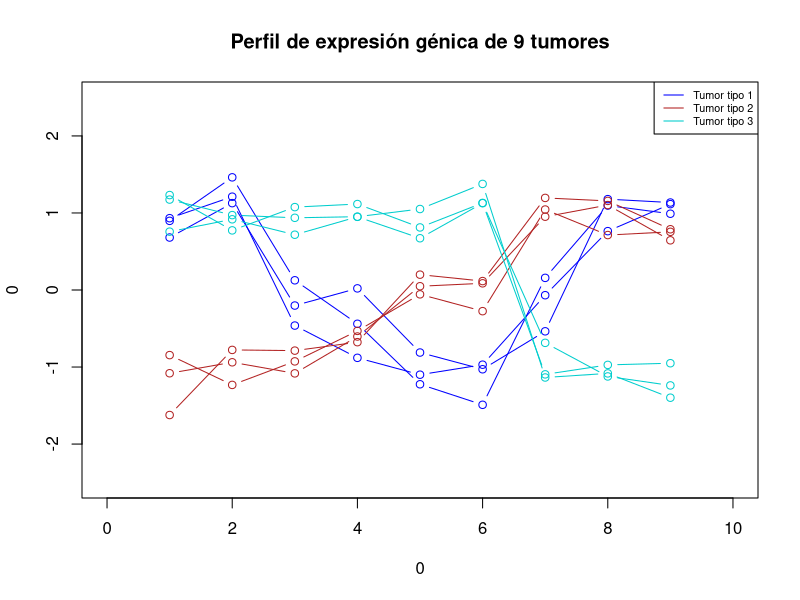
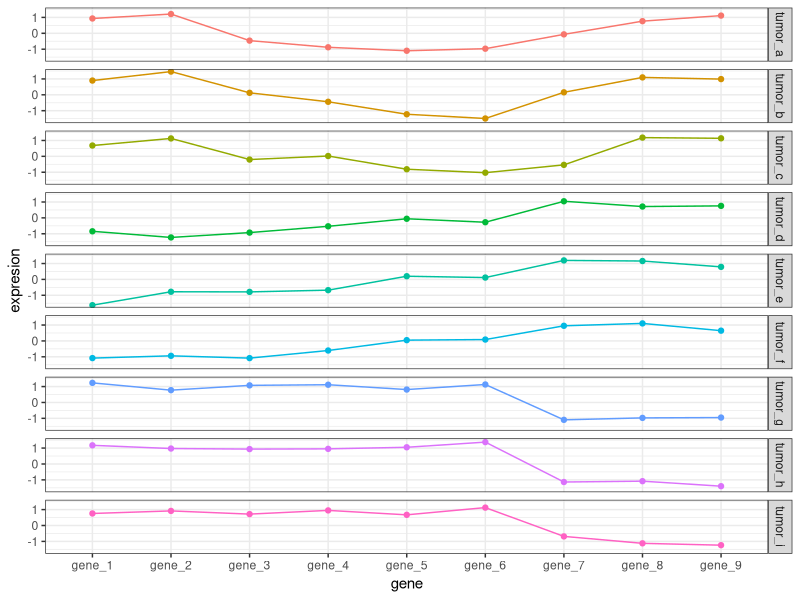
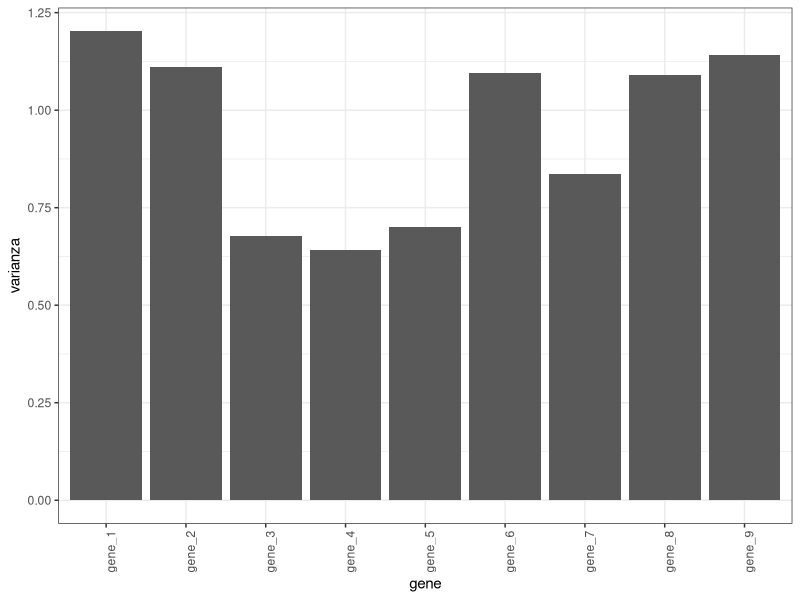
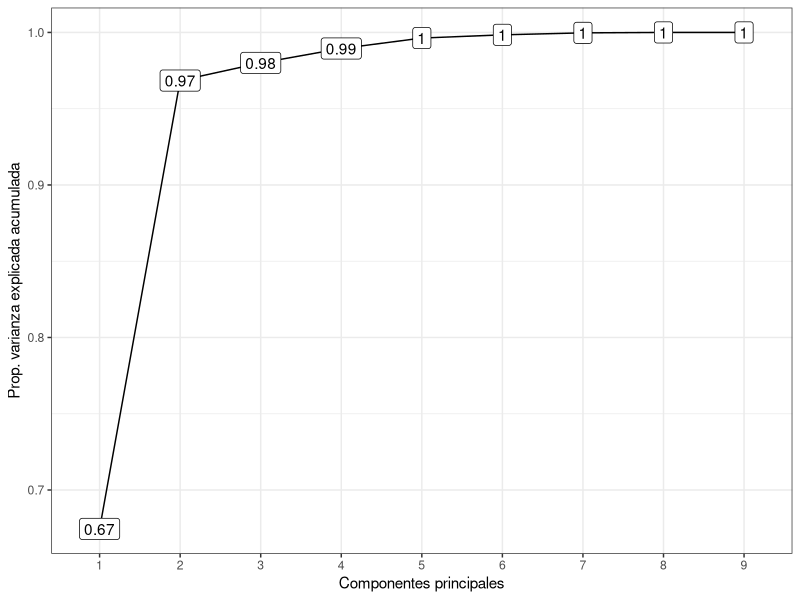
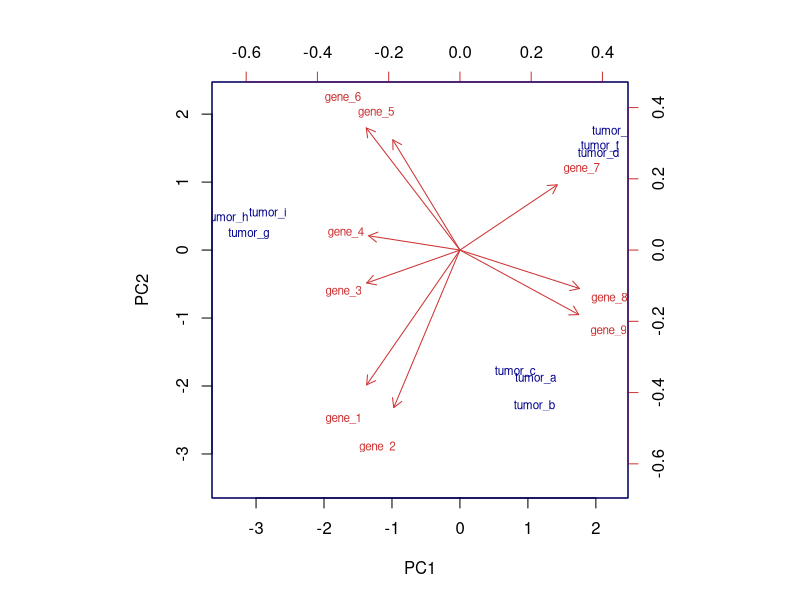

Write the R code that produced these figures, in order.
# El siguiente es un ejemplo de como PCA puede emplearse para encontrar patrones cuando se
# dispone de muchos de predictores.

# Supóngase un equipo de investigación que se encarga de clasificar los tumores de pacientes
# en 3 subtipos. Dependiendo del subtipo, el paciente recibe una medicación diferente. El
# proceso de caracterización se hace mediante tinciones y observaciones al microscopio.
# Este proceso es muy laborioso y lento, lo que incrementa mucho el tiempo de respuesta de
# los médicos. Nuevos estudios apuntan a que cuantificando la expresión de un grupo de 9 genes
# se podría clasificar los tumores con una alta precisión. Se quiere determinar si tal patrón
# existe dentro de los datos.

# Se trata de un ejemplo muy simplificado (en la realidad suele disponerse de varios miles
# de genes). El método de PCA puede combinarse con técnicas de clustering para crear
# agrupaciones automáticamente. En este caso, simplemente se muestra como PCA puede ayudar
# a la identificación de patrones que facilitarán posibles agrupamientos posteriores.
#Se crean 3 perfiles modelo de expresión génica que pueden tener los tumores
tumor_1 <- c(1,1,0,-0.5,-1,-1,0,1,1)
tumor_2 <- c(-1,-1,-1 ,-0.5,0,0,1,1,1)
tumor_3 <- c(1,1,1 ,1,1,1,-1,-1,-1)

#Añadiendo ruido aleatorio se generan 3 muestras a partir de cada perfil modelo
set.seed(755)
tumor_a <- tumor_1 + rnorm(n = 9, mean = 0, sd = 0.2)
tumor_b <- tumor_1 + rnorm(n = 9, mean = 0, sd = 0.2)
tumor_c <- tumor_1 + rnorm(n = 9, mean = 0, sd = 0.2)
tumor_d <- tumor_2 + rnorm(n = 9, mean = 0, sd = 0.2)
tumor_e <- tumor_2 + rnorm(n = 9, mean = 0, sd = 0.2)
tumor_f <- tumor_2 + rnorm(n = 9, mean = 0, sd = 0.2)
tumor_g <- tumor_3 + rnorm(n = 9, mean = 0, sd = 0.2)
tumor_h <- tumor_3 + rnorm(n = 9, mean = 0, sd = 0.2)
tumor_i <- tumor_3 + rnorm(n = 9, mean = 0, sd = 0.2)

# Representación de los perfiles
plot(0,0, xlim = c(0,10), ylim = c(-2.5, 2.5), type = "n",
     main = "Perfil de expresión génica de 9 tumores")
lines(x = 1:9, y = tumor_a, type = "b", col = "blue")
lines(x = 1:9, y = tumor_b, type = "b", col = "blue")
lines(x = 1:9, y = tumor_c, type = "b", col = "blue")

lines(x = 1:9, y = tumor_d, type = "b", col = "firebrick")
lines(x = 1:9, y = tumor_e, type = "b", col = "firebrick")
lines(x = 1:9, y = tumor_f, type = "b", col = "firebrick")

lines(x = 1:9, y = tumor_g, type = "b", col = "cyan3")
lines(x = 1:9, y = tumor_h, type = "b", col = "cyan3")
lines(x = 1:9, y = tumor_i, type = "b", col = "cyan3")
legend("topright", legend = c("Tumor tipo 1", "Tumor tipo 2", "Tumor tipo 3"),
       col = c("blue", "firebrick", "cyan3"), lty = 1, cex = 0.65)

# La representación del perfil de expresión muestra que, aunque con variabilidad, cada
# grupo tiene su propio perfil característico.

# Se crea un data.frame con los datos para poder empelar ggplot2

library(ggplot2)
library(tidyr)
library(dplyr)
datos <- data.frame(gene = paste("gene_", 1:9, sep = ""), tumor_a, tumor_b,
                                 tumor_c, tumor_d, tumor_e, tumor_f, tumor_g,
                                 tumor_h, tumor_i)
datos_tidy <- gather(data = datos, key = tumor, value = expresion, -1)
ggplot(data = datos_tidy, aes(x = gene, y = expresion, color = tumor)) +
  geom_path(aes(group = tumor)) +
  geom_point() +
  theme_bw() +
  facet_grid(tumor~.) +
  theme(legend.position = "none")


# PCA es dependiente de la escala y varianza de los predictores. En este caso se va a suponer
# que los genes se han medido con el mismo instrumento y la misma escala. Solo queda entonces
# comprobar que ninguno de ellos tiene una varianza mucho mayor al resto.
datos_tidy %>% group_by(gene) %>% summarise(varianza = var(expresion)) %>%
  ggplot(aes(x = gene, y = varianza)) +
  geom_col() +
  theme_bw() +
  theme(axis.text.x = element_text(angle = 90, hjust = 1))

# No hay ningún gen cuya varianza sea mucho mayor que la del resto, lo que significa que
# ninguno de ellos va dirigir el patrón resultante más que los demás.

### PCA
# Dado que se quieren estudiar patrones empleando la expresión de los genes,
# cada gen debe de estar en una columna (predictores)

datos_trans <- datos_tidy %>% spread(key = gene, value = expresion)
rownames(datos_trans) <- datos_trans$tumor
datos_trans <- datos_trans[, -1]
head(datos_trans)

pca <- prcomp(datos_trans)

# Cálculo de la varianza explicada acumulada
prop_varianza <- pca$sdev^2/sum(pca$sdev^2)
prop_varianza_acum <- cumsum(prop_varianza)
ggplot(data = data.frame(prop_varianza_acum, pc = factor(1:9)),
       aes(x = pc, y = prop_varianza_acum, group = 1)) +
  geom_point() +
  geom_line() +
  geom_label(aes(label = round(prop_varianza_acum,2))) +
  theme_bw() +
  labs(x = "Componentes principales",
       y = "Prop. varianza explicada acumulada")

# El estudio de la varianza explicada acumulada muestra que con solo dos componentes se
# puede capturar el 97% de la varianza, prácticamente la totalidad de la información
# contenida en la expresión de los 9 genes. Viendo en detalle el valor de los loadings
# de las dos primeras componentes se observa que en la primera los 9 genes tienen la
# misma importancia y lo mismo ocurre en la segunda, a excepción del gen 4 que tiene un peso mucho menor.
pca$rotation[, 1:2]

# Finalmente, la proyección de los datos en las dos primeras componentes muestra que el
# PCA ha sido capaz de encontrar un claro patrón que diferencia los 3 tipos de tumores.

biplot(x = pca, scale = 0, cex = 0.7, col = c("blue4", "brown3"))
